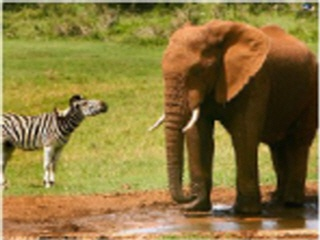
#> input picture images/img1.jpg, 320 x 240 px, found by its file name
$ python '논리 연산.py'
#> lines starting #> are read from the running program, lines starting #| are printed output that depends on the picture; after the words box and inside, x2 and y2 are one past the last pixel; in counts of white or black regions, pixels touching at a corner belong together
import numpy as np
import cv2 as cv
from matplotlib import pyplot as plt

img1 = cv.imread('C:\\Users\\user\\Desktop\\OpenCv\\images\\img1.jpg')
#> img1 is the input picture: shape (240, 320, 3); mean B, G, R 60.1, 118.6, 138.3
img2 = cv.imread('C:\\Users\\user\\Desktop\\OpenCv\\images\\img2.jpg')
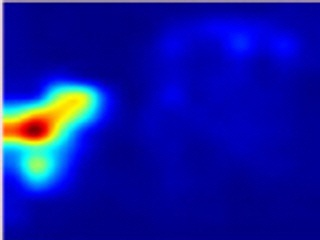
#> input picture images/img2.jpg, 320 x 240 px, found by its file name
#> img2 is the input picture: shape (240, 320, 3); mean B, G, R 164.4, 22, 14
img3 = cv.imread('C:\\Users\\user\\Desktop\\OpenCv\\images\\img3.jpg')
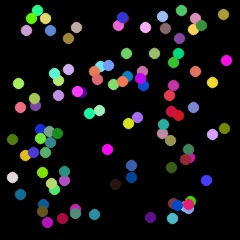
#> input picture images/img3.jpg, 240 x 240 px, found by its file name
#> img3 is the input picture: shape (240, 240, 3); mean B, G, R 21.7, 20.8, 21.4
img4 = cv.imread('C:\\Users\\user\\Desktop\\OpenCv\\images\\img4.jpg')
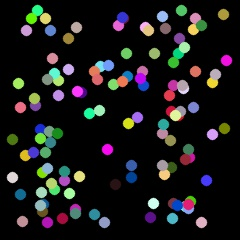
#> input picture images/img4.jpg, 240 x 240 px, found by its file name
#> img4 is the input picture: shape (240, 240, 3); mean B, G, R 26.7, 26.3, 26.5
img5 = cv.imread('C:\\Users\\user\\Desktop\\OpenCv\\images\\img5.jpg')
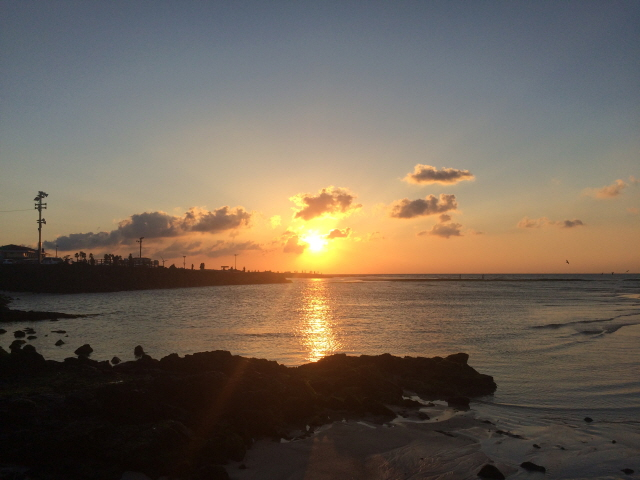
#> input picture images/img5.jpg, 640 x 480 px, found by its file name
#> img5 is the input picture: shape (480, 640, 3); mean B, G, R 85.2, 98.4, 111

print(img5.shape)
#| (480, 640, 3)

mask = np.full(shape=img5.shape, fill_value=0, dtype=np.uint8)

h, w, c=img5.shape
#> h = 480; w = 640; c = 3
x=(int)(w/2) - 60; y = (int)(h/2) -60
#> after `x = int(w / 2) - 60`: x = 260
#> after `y = int(h / 2) - 60`: y = 180
cv.rectangle(mask, (x,y), (x+120, y+120), (255,255,255), -1)
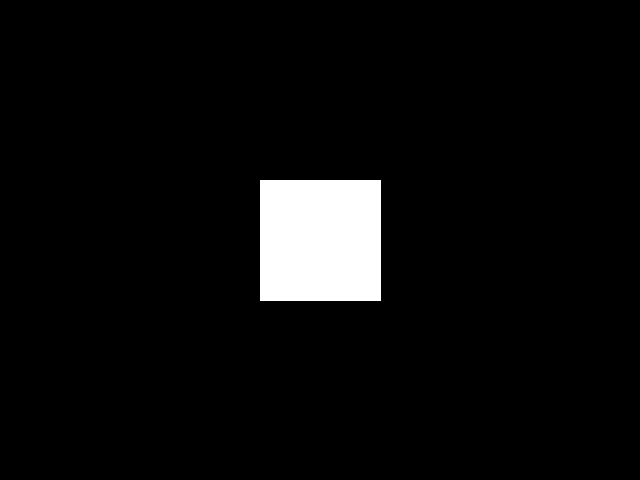
#> mask: shape (480, 640, 3); 4.8% white; 1 white region, box (x1, y1, x2, y2) and area: (260, 180, 381, 301) 14641

ress =[]

ress.append(cv.add(img1, img2))
ress.append(cv.addWeighted(img1, 0.5, img2, 0.5, 0))
ress.append(cv.subtract(img3, img4))
#> (the run stopped early here; a loop or call above may not have finished)
